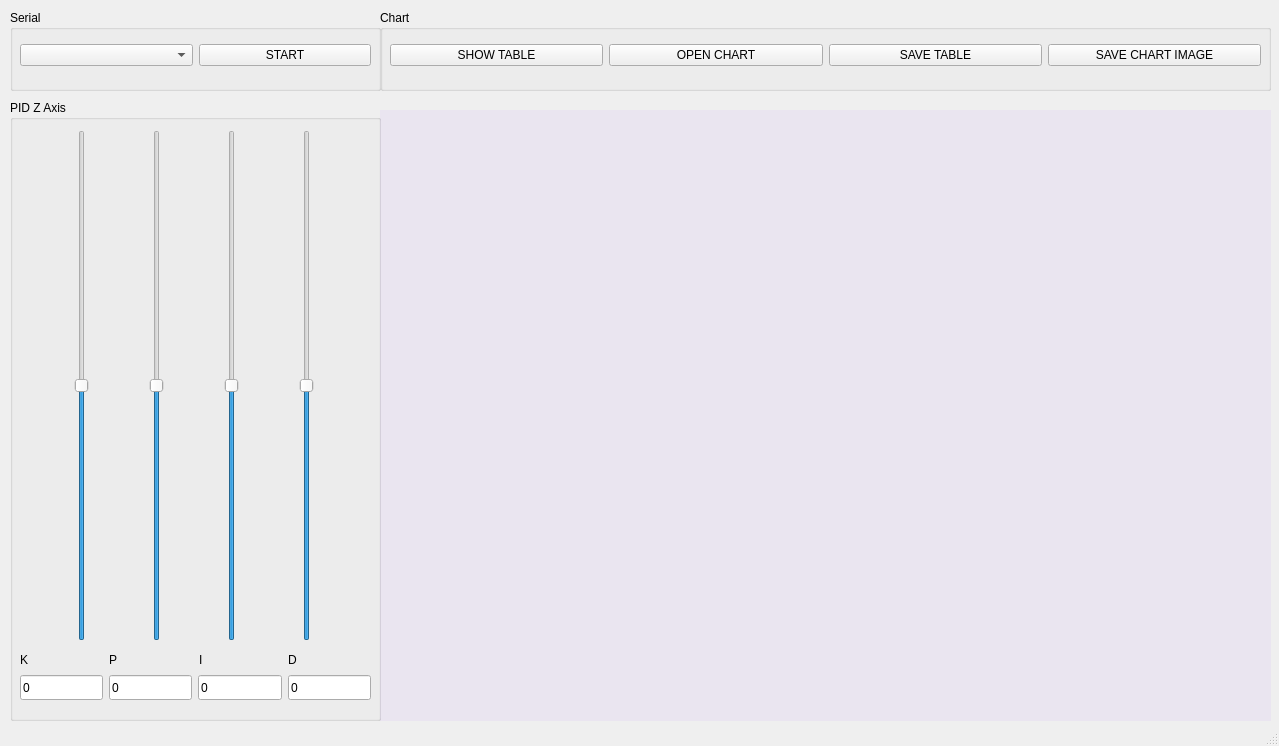
<?xml version="1.0" encoding="UTF-8"?>
<ui version="4.0">
 <class>MainWindow</class>
 <widget class="QMainWindow" name="MainWindow">
  <property name="geometry">
   <rect>
    <x>0</x>
    <y>0</y>
    <width>1279</width>
    <height>746</height>
   </rect>
  </property>
  <property name="windowTitle">
   <string>MainWindow</string>
  </property>
  <property name="tabShape">
   <enum>QTabWidget::Rounded</enum>
  </property>
  <widget class="QWidget" name="centralwidget">
   <widget class="QGroupBox" name="PIDGroupBox">
    <property name="geometry">
     <rect>
      <x>10</x>
      <y>100</y>
      <width>371</width>
      <height>621</height>
     </rect>
    </property>
    <property name="title">
     <string>PID Z Axis</string>
    </property>
    <widget class="QWidget" name="layoutWidget">
     <property name="geometry">
      <rect>
       <x>10</x>
       <y>30</y>
       <width>351</width>
       <height>511</height>
      </rect>
     </property>
     <layout class="QHBoxLayout" name="PIDHorizontalLayout">
      <item>
       <widget class="QSlider" name="K">
        <property name="minimum">
         <number>-100000000</number>
        </property>
        <property name="maximum">
         <number>100000000</number>
        </property>
        <property name="singleStep">
         <number>1</number>
        </property>
        <property name="pageStep">
         <number>1</number>
        </property>
        <property name="orientation">
         <enum>Qt::Vertical</enum>
        </property>
       </widget>
      </item>
      <item>
       <widget class="QSlider" name="P">
        <property name="minimum">
         <number>-100000000</number>
        </property>
        <property name="maximum">
         <number>100000000</number>
        </property>
        <property name="pageStep">
         <number>1</number>
        </property>
        <property name="orientation">
         <enum>Qt::Vertical</enum>
        </property>
       </widget>
      </item>
      <item>
       <widget class="QSlider" name="I">
        <property name="minimum">
         <number>-100000000</number>
        </property>
        <property name="maximum">
         <number>100000000</number>
        </property>
        <property name="pageStep">
         <number>1</number>
        </property>
        <property name="orientation">
         <enum>Qt::Vertical</enum>
        </property>
       </widget>
      </item>
      <item>
       <widget class="QSlider" name="D">
        <property name="minimum">
         <number>-100000000</number>
        </property>
        <property name="maximum">
         <number>100000000</number>
        </property>
        <property name="pageStep">
         <number>1</number>
        </property>
        <property name="orientation">
         <enum>Qt::Vertical</enum>
        </property>
       </widget>
      </item>
     </layout>
    </widget>
    <widget class="QWidget" name="layoutWidget">
     <property name="geometry">
      <rect>
       <x>10</x>
       <y>572</y>
       <width>351</width>
       <height>31</height>
      </rect>
     </property>
     <layout class="QHBoxLayout" name="LEhorizontalLayout">
      <item>
       <widget class="QLineEdit" name="KLabel">
        <property name="maximumSize">
         <size>
          <width>16777215</width>
          <height>25</height>
         </size>
        </property>
        <property name="baseSize">
         <size>
          <width>61</width>
          <height>19</height>
         </size>
        </property>
        <property name="text">
         <string>0</string>
        </property>
       </widget>
      </item>
      <item>
       <widget class="QLineEdit" name="PLabel">
        <property name="maximumSize">
         <size>
          <width>16777215</width>
          <height>25</height>
         </size>
        </property>
        <property name="baseSize">
         <size>
          <width>61</width>
          <height>19</height>
         </size>
        </property>
        <property name="text">
         <string>0</string>
        </property>
       </widget>
      </item>
      <item>
       <widget class="QLineEdit" name="ILabel">
        <property name="maximumSize">
         <size>
          <width>16777215</width>
          <height>25</height>
         </size>
        </property>
        <property name="baseSize">
         <size>
          <width>61</width>
          <height>19</height>
         </size>
        </property>
        <property name="text">
         <string>0</string>
        </property>
       </widget>
      </item>
      <item>
       <widget class="QLineEdit" name="DLabel">
        <property name="maximumSize">
         <size>
          <width>16777215</width>
          <height>25</height>
         </size>
        </property>
        <property name="text">
         <string>0</string>
        </property>
       </widget>
      </item>
     </layout>
    </widget>
    <widget class="QWidget" name="layoutWidget_3">
     <property name="geometry">
      <rect>
       <x>10</x>
       <y>549</y>
       <width>351</width>
       <height>21</height>
      </rect>
     </property>
     <layout class="QHBoxLayout" name="LhorizontalLayout">
      <item>
       <widget class="QLabel" name="label_K">
        <property name="text">
         <string>K</string>
        </property>
       </widget>
      </item>
      <item>
       <widget class="QLabel" name="label_P">
        <property name="text">
         <string>P</string>
        </property>
       </widget>
      </item>
      <item>
       <widget class="QLabel" name="label_I">
        <property name="text">
         <string>I</string>
        </property>
       </widget>
      </item>
      <item>
       <widget class="QLabel" name="label_D">
        <property name="text">
         <string>D</string>
        </property>
       </widget>
      </item>
     </layout>
    </widget>
   </widget>
   <widget class="QGroupBox" name="SerialGroupBox">
    <property name="geometry">
     <rect>
      <x>10</x>
      <y>10</y>
      <width>371</width>
      <height>81</height>
     </rect>
    </property>
    <property name="title">
     <string>Serial</string>
    </property>
    <widget class="QWidget" name="layoutWidget">
     <property name="geometry">
      <rect>
       <x>10</x>
       <y>20</y>
       <width>351</width>
       <height>51</height>
      </rect>
     </property>
     <layout class="QHBoxLayout" name="horizontalLayout">
      <item>
       <widget class="QComboBox" name="comL"/>
      </item>
      <item>
       <widget class="QPushButton" name="startB">
        <property name="text">
         <string>START</string>
        </property>
       </widget>
      </item>
     </layout>
    </widget>
   </widget>
   <widget class="PlotWidget" name="graph" native="true">
    <property name="geometry">
     <rect>
      <x>380</x>
      <y>110</y>
      <width>891</width>
      <height>611</height>
     </rect>
    </property>
    <property name="styleSheet">
     <string notr="true">
background-color: rgba(178, 111, 255, 20)</string>
    </property>
   </widget>
   <widget class="QGroupBox" name="DataGroupBox">
    <property name="geometry">
     <rect>
      <x>380</x>
      <y>10</y>
      <width>891</width>
      <height>81</height>
     </rect>
    </property>
    <property name="title">
     <string>Chart</string>
    </property>
    <widget class="QWidget" name="layoutWidget_4">
     <property name="geometry">
      <rect>
       <x>10</x>
       <y>20</y>
       <width>871</width>
       <height>51</height>
      </rect>
     </property>
     <layout class="QHBoxLayout" name="BhorizontalLayout">
      <item>
       <widget class="QPushButton" name="showTableB">
        <property name="text">
         <string>SHOW TABLE</string>
        </property>
       </widget>
      </item>
      <item>
       <widget class="QPushButton" name="openChartB">
        <property name="text">
         <string>OPEN CHART</string>
        </property>
       </widget>
      </item>
      <item>
       <widget class="QPushButton" name="saveTableB">
        <property name="text">
         <string>SAVE TABLE</string>
        </property>
       </widget>
      </item>
      <item>
       <widget class="QPushButton" name="saveChartB">
        <property name="text">
         <string>SAVE CHART IMAGE</string>
        </property>
       </widget>
      </item>
     </layout>
    </widget>
   </widget>
  </widget>
  <widget class="QStatusBar" name="statusbar"/>
 </widget>
 <customwidgets>
  <customwidget>
   <class>PlotWidget</class>
   <extends>QWidget</extends>
   <header>pyqtgraph</header>
   <container>1</container>
  </customwidget>
 </customwidgets>
 <resources/>
 <connections/>
</ui>
